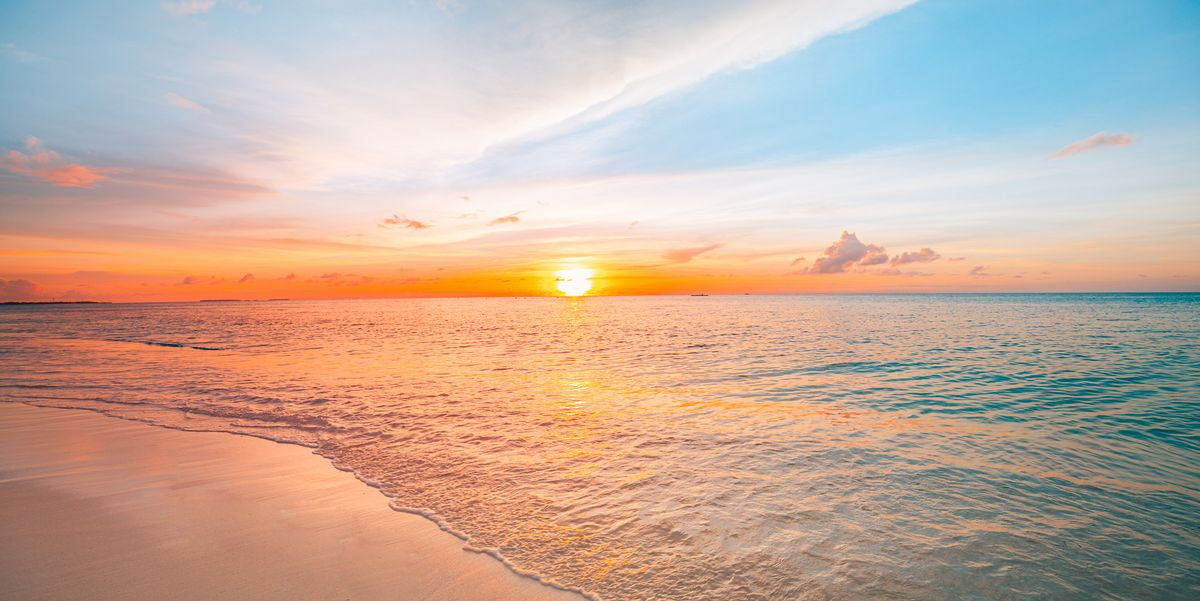
#> input picture codes/hist/images/sunset.jpg, 1200 x 601 px
$ python cumulative_hist.py
#> lines starting #> are read from the running program, lines starting #| are printed output that depends on the picture
import cv2
import numpy as np
import matplotlib.pyplot as plt

img = cv2.imread('./images/sunset.jpg', cv2.IMREAD_GRAYSCALE)
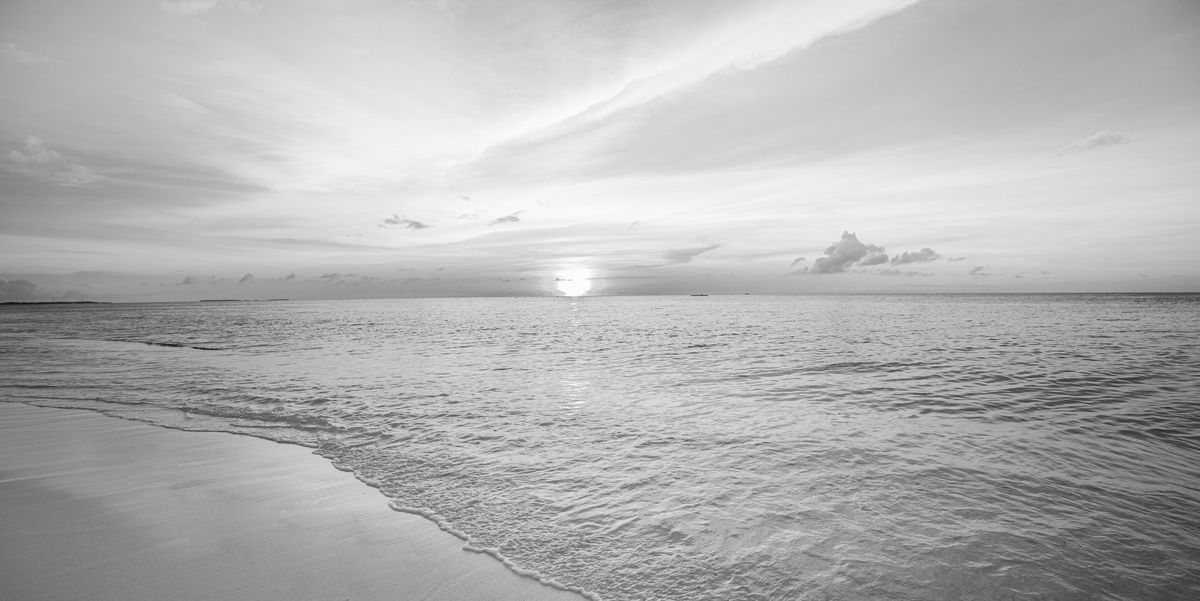
#> img: shape (601, 1200); min 11, max 255, mean 178.2

# normal hist
hist, bins = np.histogram(img.ravel(), 256, [0, 256])
#> hist = 256 values, max 7931 at index 199, min 0 at index 0, mean 2817.2; bins = 257 values from 0 to 256

# cumulative hist
cumulative_hist = np.cumsum(hist)
#> cumulative_hist = 256 values from 0 to 721200

# ploting
fig, ax = plt.subplots(1, 3, figsize=(15, 5))

ax[0].imshow(img, cmap='gray')
ax[0].set_title('Grayscale Image')

ax[1].hist(img.ravel(), 256, [0, 256])
ax[1].set_xlim([0, 256])
ax[1].set_title('Histogram')

ax[2].plot(cumulative_hist)
ax[2].set_xlim([0, 256])
ax[2].set_title('Cumulative Histogram')

plt.show()
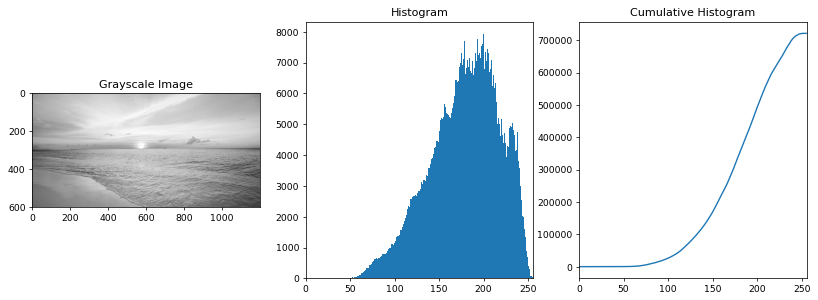
#> figure drawn by matplotlib, 3 panels; panel 2: tallest bar 7931 high, from x = 199 to 200; panel 3: curve peaks at x = 255, y = 721200

$ run again, with codes/hist/images/bright.jpeg copied over codes/hist/images/sunset.jpg
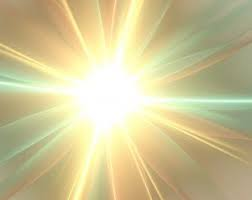
#> input picture codes/hist/images/bright.jpeg, 252 x 200 px
#> `img = cv2.imread('./images/sunset.jpg', cv2.IMREAD_GRAYSCALE)`:
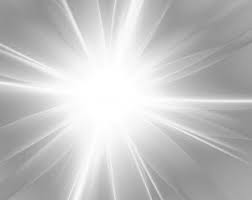
#> img: shape (200, 252); min 136, max 255, mean 194.1
#> hist = 256 values, max 1750 at index 255, min 0 at index 0, mean 196.9; bins = 257 values from 0 to 256
#> cumulative_hist = 256 values from 0 to 50400
#> `plt.show()`:
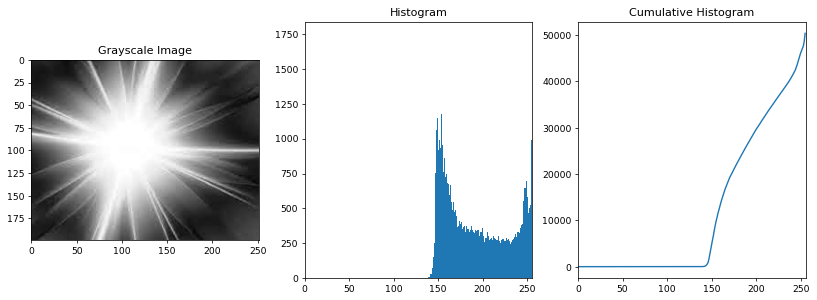
#> figure drawn by matplotlib, 3 panels; panel 2: tallest bar 1750 high, from x = 255 to 256; panel 3: curve peaks at x = 255, y = 50400
